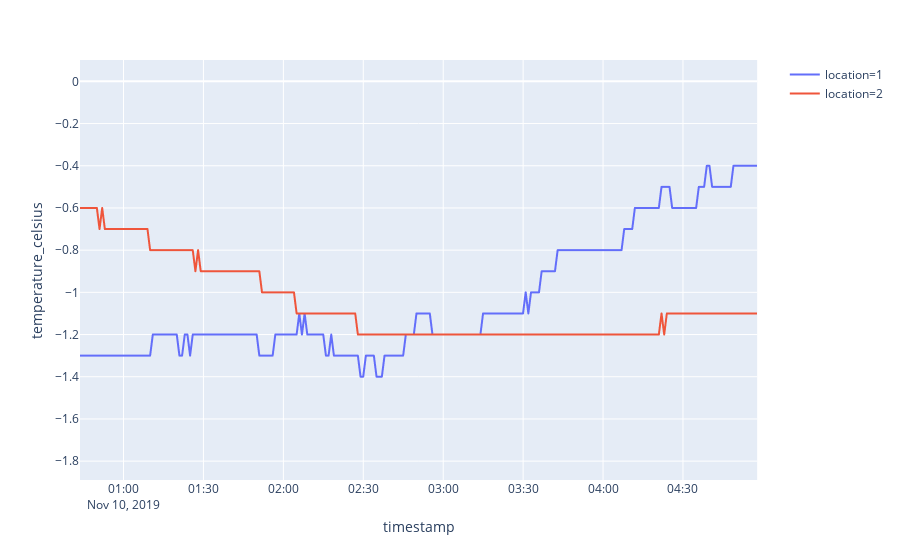

The notebook cell saved with this chart:
### Code cell
fig = px.line(sensor_data, x="timestamp", y="temperature_celsius", color="location", labels=[util.Locations(1).name, util.Locations(2).name] )
fig.show()

### Figure 1 — Plotly figure (JSON) as saved in the notebook; plotly's stock layout.template omitted (floating-point values rounded to 4 significant figures; data arrays with more than 128 entries replaced by an {"elided": "..."} marker saying what was removed)
{"data": [{"hoverlabel": {"namelength": 0}, "hovertemplate": "location=1<br>timestamp=%{x}<br>temperature_celsius=%{y}", "legendgroup": "location=1", "line": {"color": "#636efa", "dash": "solid"}, "mode": "lines", "name": "location=1", "showlegend": true, "type": "scattergl", "x": {"elided": "1568 str values"}, "xaxis": "x", "y": {"elided": "1568 float values"}, "yaxis": "y"}, {"hoverlabel": {"namelength": 0}, "hovertemplate": "location=2<br>timestamp=%{x}<br>temperature_celsius=%{y}", "legendgroup": "location=2", "line": {"color": "#EF553B", "dash": "solid"}, "mode": "lines", "name": "location=2", "showlegend": true, "type": "scattergl", "x": {"elided": "1559 str values"}, "xaxis": "x", "y": {"elided": "1559 float values"}, "yaxis": "y"}], "layout": {"autosize": true, "legend": {"tracegroupgap": 0}, "margin": {"t": 60}, "xaxis": {"anchor": "y", "autorange": false, "domain": [0, 0.98], "range": ["2019-11-10 00:43:40.2269", "2019-11-10 04:57:50.9709"], "title": {"text": "timestamp"}, "type": "date"}, "yaxis": {"anchor": "x", "autorange": false, "domain": [0, 1], "range": [-1.889, 0.1012], "title": {"text": "temperature_celsius"}, "type": "linear"}}}
